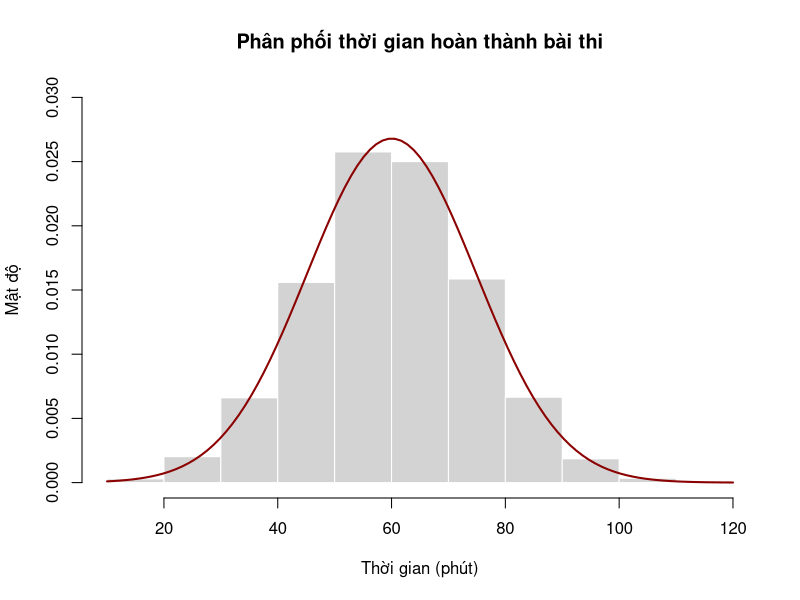
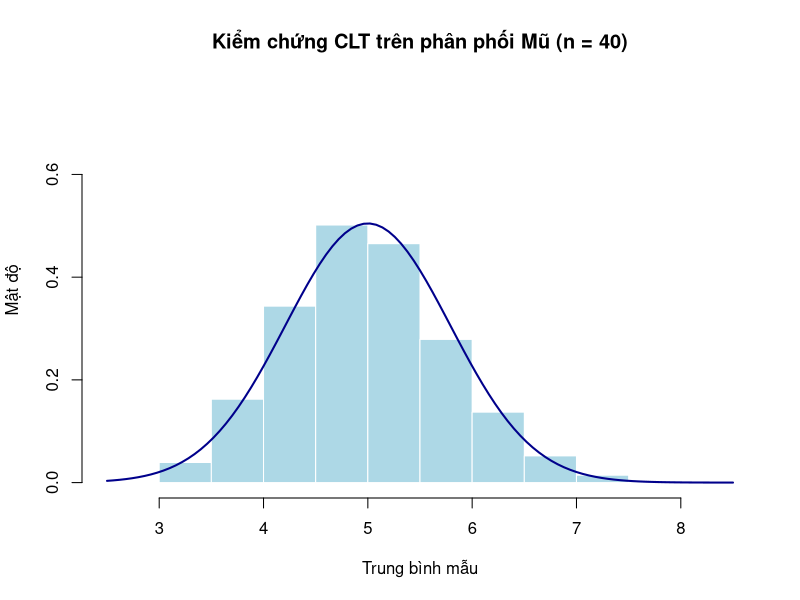
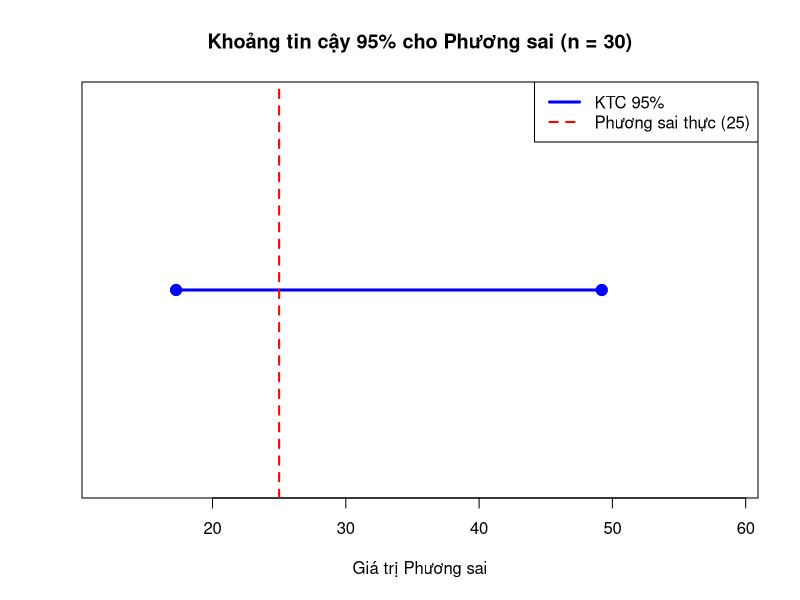
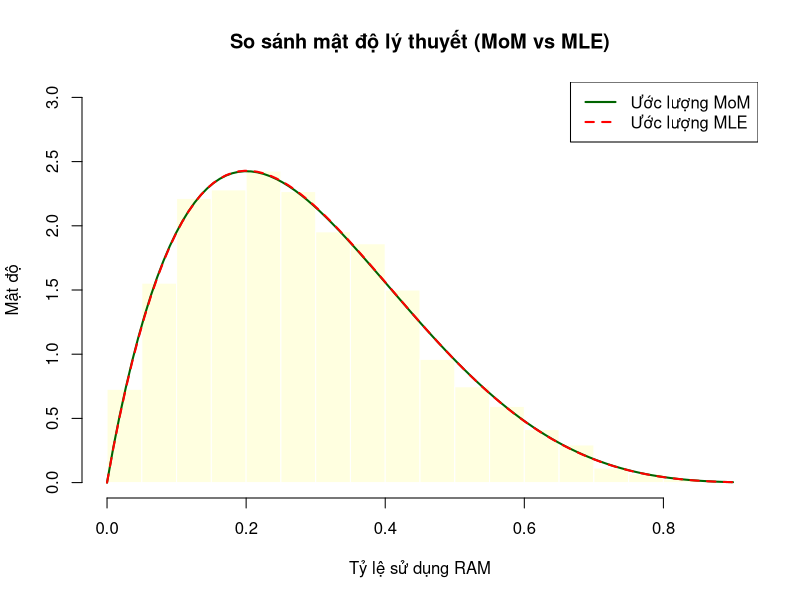

Reproduce these figures in R, in order.
## ---- chunk 1
library(tibble)
knitr::opts_chunk$set(echo = TRUE, warning = FALSE, message = FALSE)
## ---- chunk 2
set.seed(123)
raw_time <- rnorm(5000, mean = 60, sd = 15)

na_indices <- sample(1:5000, 150)
raw_time[na_indices] <- NA

neg_indices <- sample(setdiff(1:5000, na_indices), 50)
raw_time[neg_indices] <- runif(50, -15, -1)

# Làm sạch dữ liệu
cleaned_time <- raw_time[!is.na(raw_time) & raw_time >= 0]
final_data <- tibble(Time = cleaned_time)
final_data
## ---- chunk 3
mean_t <- mean(final_data$Time)
sd_t <- sd(final_data$Time)
mean_t
sd_t

hist(final_data$Time,
  freq = FALSE,
  main = "Phân phối thời gian hoàn thành bài thi",
  xlab = "Thời gian (phút)",
  ylab = "Mật độ",
  col = "lightgray",
  border = "white",
  ylim = c(0, 0.03)
)

curve(dnorm(x, mean = mean_t, sd = sd_t),
  add = TRUE,
  col = "darkred",
  lwd = 2
)
## ---- chunk 4
prob <- pnorm(45, mean = mean_t, sd = sd_t)
prob
## ---- chunk 5
cutoff <- qnorm(0.05, mean = mean_t, sd = sd_t)
cutoff
## ---- chunk 6
clt <- function(n, lambda, R = 5000) {
  means_vector <- numeric(R)
  for (i in 1:R) {
    means_vector[i] <- mean(rexp(n, rate = lambda))
  }
  means_vector
}
## ---- chunk 7
n_val <- 40
lam <- 0.2
means <- clt(n = n_val, lambda = lam)

mu_lt <- 1 / lam
var_lt <- 1 / (n_val * lam^2)
sd_lt <- sqrt(var_lt)

hist(means,
  freq = FALSE,
  main = "Kiểm chứng CLT trên phân phối Mũ (n = 40)",
  xlab = "Trung bình mẫu",
  ylab = "Mật độ",
  col = "lightblue",
  border = "white",
  ylim = c(0, 0.75)
)

curve(dnorm(x, mean = mu_lt, sd = sd_lt),
  add = TRUE,
  col = "darkblue",
  lwd = 2
)
## ---- chunk 8
mau_exp <- rexp(30, rate = lam)
n_s <- 30
s2 <- var(mau_exp)

alpha <- 0.05
chi1 <- qchisq(1 - alpha / 2, df = n_s - 1)
chi2 <- qchisq(alpha / 2, df = n_s - 1)

ci_low <- (n_s - 1) * s2 / chi1
ci_up <- (n_s - 1) * s2 / chi2

s2
c(ci_low, ci_up)
1 / lam^2
## ---- chunk 9
ci_df <- data.frame(
  Metric = c("Cận dưới", "Cận trên", "Độ rộng"),
  Value = c(ci_low, ci_up, ci_up - ci_low)
)
print(ci_df)

plot(NA,
  xlim = c(ci_low * 0.7, ci_up * 1.2),
  ylim = c(0.5, 1.5),
  xlab = "Giá trị Phương sai",
  ylab = "",
  yaxt = "n",
  main = "Khoảng tin cậy 95% cho Phương sai (n = 30)"
)

lines(c(ci_low, ci_up), c(1, 1), col = "blue", lwd = 3)
points(c(ci_low, ci_up), c(1, 1), pch = 19, col = "blue", cex = 1.5)
abline(v = 1 / lam^2, col = "red", lty = 2, lwd = 2)

legend("topright",
  legend = c("KTC 95%", "Phương sai thực (25)"),
  col = c("blue", "red"),
  lty = c(1, 2),
  lwd = c(3, 2)
)
## ---- chunk 10
df3 <- data.frame(
  ram = rbeta(3000, shape1 = 2, shape2 = 5)
)
## ---- chunk 11
mean_ram <- mean(df3$ram)
var_ram <- var(df3$ram)

k_mom <- (mean_ram * (1 - mean_ram) / var_ram) - 1
a_mom <- mean_ram * k_mom
b_mom <- (1 - mean_ram) * k_mom

c(a_mom, b_mom)
## ---- chunk 12
nll_func <- function(params, data) {
  a <- params[1]
  b <- params[2]
  -sum(dbeta(data, shape1 = a, shape2 = b, log = TRUE))
}

fit <- nlminb(
  start = c(a_mom, b_mom),
  objective = nll_func,
  data = df3$ram,
  lower = c(1e-5, 1e-5)
)

a_mle <- fit$par[1]
b_mle <- fit$par[2]

c(a_mle, b_mle)
## ---- chunk 13
hist(df3$ram,
  freq = FALSE,
  main = "So sánh mật độ lý thuyết (MoM vs MLE)",
  xlab = "Tỷ lệ sử dụng RAM",
  ylab = "Mật độ",
  col = "lightyellow",
  border = "white",
  ylim = c(0, 3)
)

curve(dbeta(x, shape1 = a_mom, shape2 = b_mom),
  add = TRUE,
  col = "darkgreen",
  lwd = 2
)

curve(dbeta(x, shape1 = a_mle, shape2 = b_mle),
  add = TRUE,
  col = "red",
  lty = 2,
  lwd = 2
)

legend("topright",
  legend = c("Ước lượng MoM", "Ước lượng MLE"),
  col = c("darkgreen", "red"),
  lty = c(1, 2),
  lwd = c(2, 2)
)
## ---- chunk 14
n_r <- length(df3$ram)
alpha_ci <- 0.01

idx1 <- qbinom(alpha_ci / 2, size = n_r, prob = 0.5)
idx2 <- qbinom(1 - alpha_ci / 2, size = n_r, prob = 0.5) + 1

sorted_ram <- sort(df3$ram)
med_low <- sorted_ram[idx1]
med_up <- sorted_ram[idx2]

c(med_low, med_up)
median(df3$ram)
